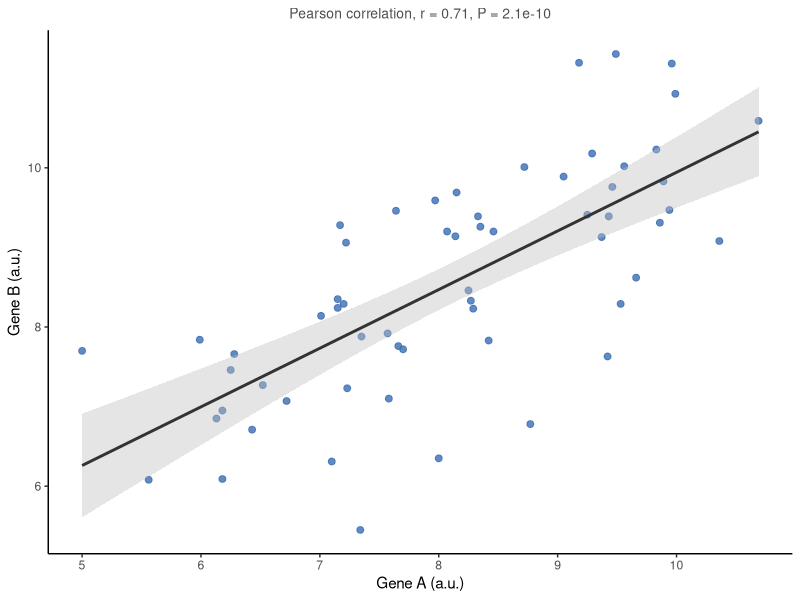

This figure's R source:
#!/usr/bin/env Rscript
# Standalone reproduction. Run inside the pinned pubready container
# (see REPRODUCE.md) from this bundle folder.
suppressPackageStartupMessages(library(ggplot2))

raw <- read.csv("input_gene_b_vs_gene_a.csv", check.names = FALSE)
x <- suppressWarnings(as.numeric(raw[["gene_a"]]))
y <- suppressWarnings(as.numeric(raw[["gene_b"]]))
keep <- is.finite(x) & is.finite(y)
df <- data.frame(x = x[keep], y = y[keep])
ct <- cor.test(df$x, df$y, method = "pearson")
print(ct)
sub <- sprintf("Pearson correlation, r = %.2f, P = %.2g", ct$estimate, ct$p.value)

p <- ggplot(df, aes(x = x, y = y)) +
  geom_point(colour = "#3B6DB3", size = 2, alpha = 0.8) +
  geom_smooth(method = "lm", formula = y ~ x, se = TRUE, colour = "#333333", fill = "grey75") +
  labs(x = "Gene A (a.u.)", y = "Gene B (a.u.)", subtitle = sub) + theme_classic() +
  theme(plot.subtitle = element_text(hjust = 0.5, size = 10, colour = "grey30"))
ggsave("figure_gene_b_vs_gene_a_corr.pdf", p, width = 4.6, height = 4.2)
cat("Reproduced figure.\n")
